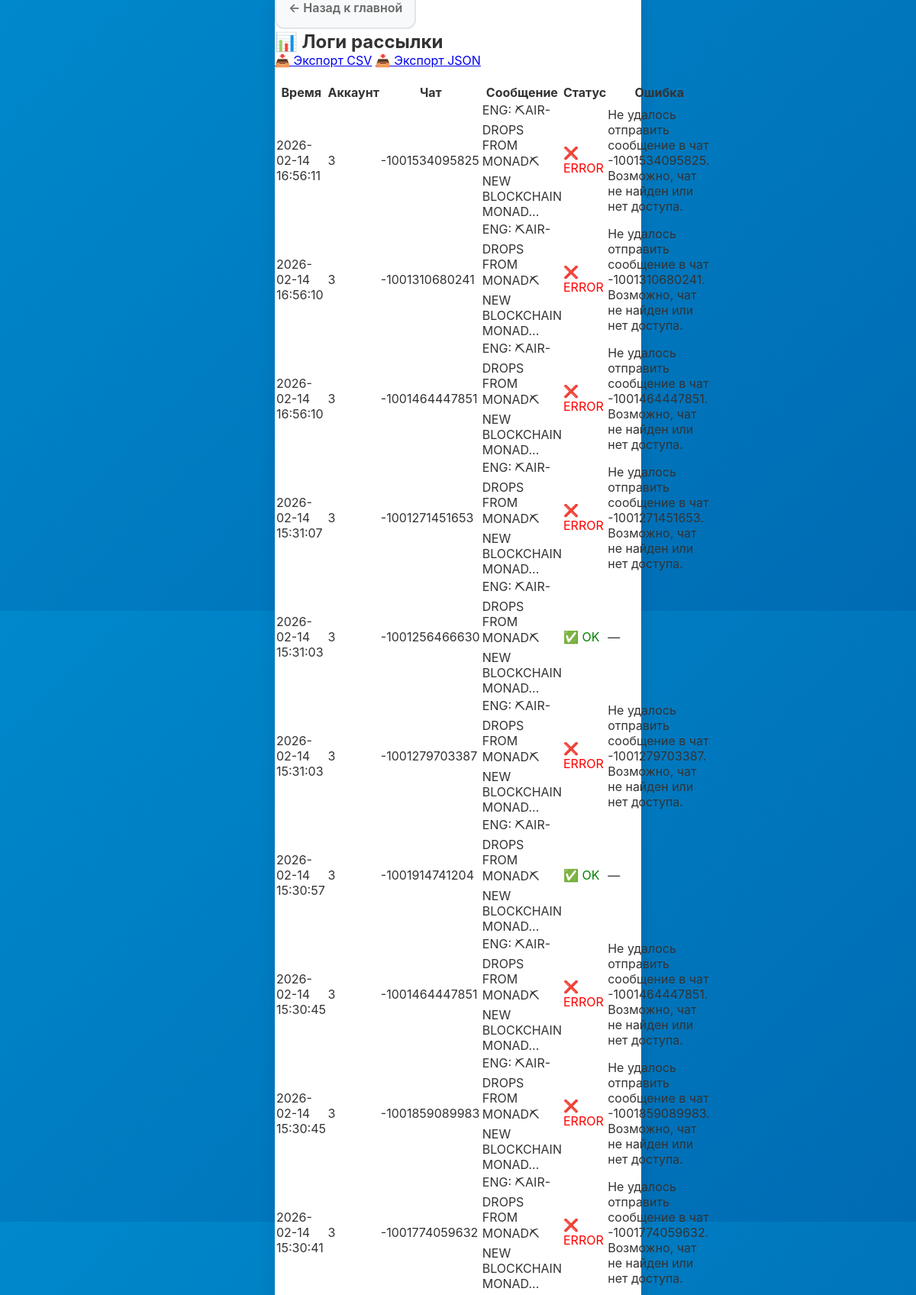
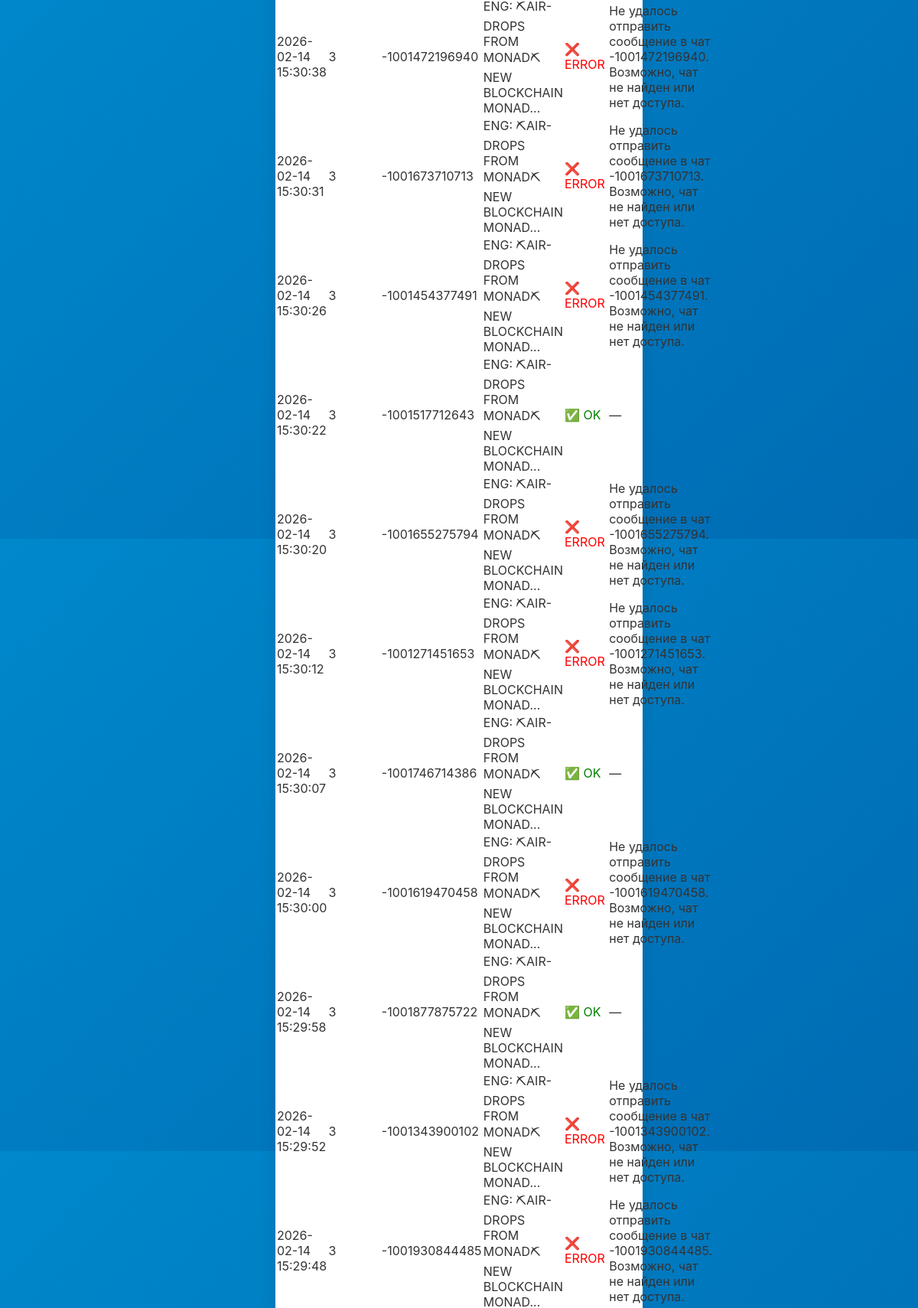
The app's page /logs (signed in, upper part) with its own data (2 pictures, top to bottom).
### app/db.py (models this page shows)
class Log(SQLModel, table=True):
    id: Optional[int] = Field(default=None, primary_key=True)
    account_id: int = Field(foreign_key="account.id")
    chat_id: Optional[int] = None
    chat_title: Optional[str] = None
    message: Optional[str] = None
    status: str                          # "OK" или "ERROR"
    error_reason: Optional[str] = None
    created_at: datetime = Field(default_factory=datetime.utcnow)
    account: Account = Relationship(back_populates="logs")

### app/routers.py (the view)
@router.get("/logs", response_class=HTMLResponse)
def list_logs(request: Request, session: Session = Depends(get_session), auth: bool = Depends(check_auth)):
    logs = session.exec(select(Log).order_by(Log.created_at.desc()).limit(100)).all()
    return templates.TemplateResponse("logs.html", {"request": request, "logs": logs})

### app/templates/logs.html
{% extends "base.html" %}
{% block content %}
<div style="margin-bottom: 20px;">
    <a href="/" class="btn btn-secondary" style="margin-right: 10px; text-decoration: none;">
        ← Назад к главной
    </a>
</div>
<h2>📊 Логи рассылки</h2>
<div style="margin-bottom: 20px;">
  <a href="/logs/export.csv" class="button">📥 Экспорт CSV</a>
  <a href="/logs/export.json" class="button">📥 Экспорт JSON</a>
</div>
<table>
  <tr>
    <th>Время</th>
    <th>Аккаунт</th>
    <th>Чат</th>
    <th>Сообщение</th>
    <th>Статус</th>
    <th>Ошибка</th>
  </tr>
  {% for log in logs %}
  <tr>
    <td>{{ log.created_at.strftime('%Y-%m-%d %H:%M:%S') }}</td>
    <td>{{ log.account_id }}</td>
    <td>{{ log.chat_title or log.chat_id or "—" }}</td>
    <td>{{ (log.message[:50] + "...") if log.message and log.message|length > 50 else (log.message or "—") }}</td>
    <td>
      {% if log.status == "OK" %}
        <span style="color: green;">✅ {{ log.status }}</span>
      {% else %}
        <span style="color: red;">❌ {{ log.status }}</span>
      {% endif %}
    </td>
    <td>{{ log.error_reason or "—" }}</td>
  </tr>
  {% endfor %}
</table>
{% endblock %}

### app/templates/base.html (style rules this page uses)
* { margin: 0; padding: 0; box-sizing: border-box; -webkit-tap-highlight-color: transparent; }
body { font-family: -apple-system, BlinkMacSystemFont, 'Segoe UI', Roboto, 'Helvetica Neue', Arial, sans-serif; background: linear-gradient(135deg, #0088cc 0%, #006bb3 100%); min-height: 100vh; color: #333; overflow-x: hidden; }
.btn { width: 100%; padding: 16px; background: linear-gradient(135deg, #0088cc 0%, #006bb3 100%); color: white; border: none; border-radius: 12px; font-size: 16px; font-weight: 600; cursor: pointer; transition: all 0.3s ease; margin-top: 10px; }
.btn-secondary { background: #f8f9fa; color: #666; border: 2px solid #e1e5e9; }

### records on screen
Log: created_at "2026-02-14 16:56:11", account_id "3", chat_title+chat "-1001534095825", message "ENG: ⛏AIR-DROPS FROM MONAD⛏ NEW BLOCKCHAIN MONAD...", status "ERROR", error_reason "Не удалось отправить сообщение в чат -1001534095825. Возможно, чат не найден или нет доступа."
Log: created_at "2026-02-14 16:56:10", account_id "3", chat_title+chat "-1001310680241", message "ENG: ⛏AIR-DROPS FROM MONAD⛏ NEW BLOCKCHAIN MONAD...", status "ERROR", error_reason "Не удалось отправить сообщение в чат -1001310680241. Возможно, чат не найден или нет доступа."
Log: created_at "2026-02-14 16:56:10", account_id "3", chat_title+chat "-1001464447851", message "ENG: ⛏AIR-DROPS FROM MONAD⛏ NEW BLOCKCHAIN MONAD...", status "ERROR", error_reason "Не удалось отправить сообщение в чат -1001464447851. Возможно, чат не найден или нет доступа."
Log: created_at "2026-02-14 15:31:07", account_id "3", chat_title+chat "-1001271451653", message "ENG: ⛏AIR-DROPS FROM MONAD⛏ NEW BLOCKCHAIN MONAD...", status "ERROR", error_reason "Не удалось отправить сообщение в чат -1001271451653. Возможно, чат не найден или нет доступа."
Log: created_at "2026-02-14 15:31:03", account_id "3", chat_title+chat "-1001256466630", message "ENG: ⛏AIR-DROPS FROM MONAD⛏ NEW BLOCKCHAIN MONAD...", status "OK", error_reason "—"
Log: created_at "2026-02-14 15:31:03", account_id "3", chat_title+chat "-1001279703387", message "ENG: ⛏AIR-DROPS FROM MONAD⛏ NEW BLOCKCHAIN MONAD...", status "ERROR", error_reason "Не удалось отправить сообщение в чат -1001279703387. Возможно, чат не найден или нет доступа."
Log: created_at "2026-02-14 15:30:57", account_id "3", chat_title+chat "-1001914741204", message "ENG: ⛏AIR-DROPS FROM MONAD⛏ NEW BLOCKCHAIN MONAD...", status "OK", error_reason "—"
Log: created_at "2026-02-14 15:30:45", account_id "3", chat_title+chat "-1001464447851", message "ENG: ⛏AIR-DROPS FROM MONAD⛏ NEW BLOCKCHAIN MONAD...", status "ERROR", error_reason "Не удалось отправить сообщение в чат -1001464447851. Возможно, чат не найден или нет доступа."
Log: created_at "2026-02-14 15:30:45", account_id "3", chat_title+chat "-1001859089983", message "ENG: ⛏AIR-DROPS FROM MONAD⛏ NEW BLOCKCHAIN MONAD...", status "ERROR", error_reason "Не удалось отправить сообщение в чат -1001859089983. Возможно, чат не найден или нет доступа."
Log: created_at "2026-02-14 15:30:41", account_id "3", chat_title+chat "-1001774059632", message "ENG: ⛏AIR-DROPS FROM MONAD⛏ NEW BLOCKCHAIN MONAD...", status "ERROR", error_reason "Не удалось отправить сообщение в чат -1001774059632. Возможно, чат не найден или нет доступа."
Log: created_at "2026-02-14 15:30:38", account_id "3", chat_title+chat "-1001472196940", message "ENG: ⛏AIR-DROPS FROM MONAD⛏ NEW BLOCKCHAIN MONAD...", status "ERROR", error_reason "Не удалось отправить сообщение в чат -1001472196940. Возможно, чат не найден или нет доступа."
Log: created_at "2026-02-14 15:30:31", account_id "3", chat_title+chat "-1001673710713", message "ENG: ⛏AIR-DROPS FROM MONAD⛏ NEW BLOCKCHAIN MONAD...", status "ERROR", error_reason "Не удалось отправить сообщение в чат -1001673710713. Возможно, чат не найден или нет доступа."
Log: created_at "2026-02-14 15:30:26", account_id "3", chat_title+chat "-1001454377491", message "ENG: ⛏AIR-DROPS FROM MONAD⛏ NEW BLOCKCHAIN MONAD...", status "ERROR", error_reason "Не удалось отправить сообщение в чат -1001454377491. Возможно, чат не найден или нет доступа."
Log: created_at "2026-02-14 15:30:22", account_id "3", chat_title+chat "-1001517712643", message "ENG: ⛏AIR-DROPS FROM MONAD⛏ NEW BLOCKCHAIN MONAD...", status "OK", error_reason "—"
Log: created_at "2026-02-14 15:30:20", account_id "3", chat_title+chat "-1001655275794", message "ENG: ⛏AIR-DROPS FROM MONAD⛏ NEW BLOCKCHAIN MONAD...", status "ERROR", error_reason "Не удалось отправить сообщение в чат -1001655275794. Возможно, чат не найден или нет доступа."
Log: created_at "2026-02-14 15:30:12", account_id "3", chat_title+chat "-1001271451653", message "ENG: ⛏AIR-DROPS FROM MONAD⛏ NEW BLOCKCHAIN MONAD...", status "ERROR", error_reason "Не удалось отправить сообщение в чат -1001271451653. Возможно, чат не найден или нет доступа."
Log: created_at "2026-02-14 15:30:07", account_id "3", chat_title+chat "-1001746714386", message "ENG: ⛏AIR-DROPS FROM MONAD⛏ NEW BLOCKCHAIN MONAD...", status "OK", error_reason "—"
Log: created_at "2026-02-14 15:30:00", account_id "3", chat_title+chat "-1001619470458", message "ENG: ⛏AIR-DROPS FROM MONAD⛏ NEW BLOCKCHAIN MONAD...", status "ERROR", error_reason "Не удалось отправить сообщение в чат -1001619470458. Возможно, чат не найден или нет доступа."
Log: created_at "2026-02-14 15:29:58", account_id "3", chat_title+chat "-1001877875722", message "ENG: ⛏AIR-DROPS FROM MONAD⛏ NEW BLOCKCHAIN MONAD...", status "OK", error_reason "—"
Log: created_at "2026-02-14 15:29:52", account_id "3", chat_title+chat "-1001343900102", message "ENG: ⛏AIR-DROPS FROM MONAD⛏ NEW BLOCKCHAIN MONAD...", status "ERROR", error_reason "Не удалось отправить сообщение в чат -1001343900102. Возможно, чат не найден или нет доступа."
Log: created_at "2026-02-14 15:29:48", account_id "3", chat_title+chat "-1001930844485", message "ENG: ⛏AIR-DROPS FROM MONAD⛏ NEW BLOCKCHAIN MONAD...", status "ERROR", error_reason "Не удалось отправить сообщение в чат -1001930844485. Возможно, чат не найден или нет доступа."
